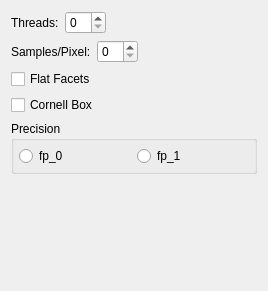
<?xml version="1.0" encoding="UTF-8"?>
<ui version="4.0">
 <class>PainterParametersWidget</class>
 <widget class="QWidget" name="PainterParametersWidget">
  <property name="geometry">
   <rect>
    <x>0</x>
    <y>0</y>
    <width>268</width>
    <height>291</height>
   </rect>
  </property>
  <property name="windowTitle">
   <string>Form</string>
  </property>
  <layout class="QVBoxLayout" name="verticalLayout">
   <item>
    <layout class="QHBoxLayout" name="horizontalLayout">
     <item>
      <widget class="QLabel" name="label">
       <property name="text">
        <string>Threads:</string>
       </property>
      </widget>
     </item>
     <item>
      <widget class="QSpinBox" name="spinBox_threads"/>
     </item>
     <item>
      <spacer name="horizontalSpacer">
       <property name="orientation">
        <enum>Qt::Horizontal</enum>
       </property>
       <property name="sizeHint" stdset="0">
        <size>
         <width>40</width>
         <height>20</height>
        </size>
       </property>
      </spacer>
     </item>
    </layout>
   </item>
   <item>
    <layout class="QHBoxLayout" name="horizontalLayout_4">
     <item>
      <widget class="QLabel" name="label_4">
       <property name="text">
        <string>Samples/Pixel:</string>
       </property>
      </widget>
     </item>
     <item>
      <widget class="QSpinBox" name="spinBox_samples_per_pixel"/>
     </item>
     <item>
      <spacer name="horizontalSpacer_4">
       <property name="orientation">
        <enum>Qt::Horizontal</enum>
       </property>
       <property name="sizeHint" stdset="0">
        <size>
         <width>40</width>
         <height>20</height>
        </size>
       </property>
      </spacer>
     </item>
    </layout>
   </item>
   <item>
    <widget class="QCheckBox" name="checkBox_flat_facets">
     <property name="text">
      <string>Flat Facets</string>
     </property>
    </widget>
   </item>
   <item>
    <widget class="QCheckBox" name="checkBox_cornell_box">
     <property name="text">
      <string>Cornell Box</string>
     </property>
    </widget>
   </item>
   <item>
    <widget class="QGroupBox" name="groupBox_precision">
     <property name="title">
      <string>Precision</string>
     </property>
     <layout class="QHBoxLayout" name="horizontalLayout_5">
      <property name="leftMargin">
       <number>5</number>
      </property>
      <property name="topMargin">
       <number>5</number>
      </property>
      <property name="rightMargin">
       <number>5</number>
      </property>
      <property name="bottomMargin">
       <number>5</number>
      </property>
      <item>
       <widget class="QRadioButton" name="radioButton_precision_0">
        <property name="text">
         <string>fp_0</string>
        </property>
       </widget>
      </item>
      <item>
       <widget class="QRadioButton" name="radioButton_precision_1">
        <property name="text">
         <string>fp_1</string>
        </property>
       </widget>
      </item>
     </layout>
    </widget>
   </item>
   <item>
    <spacer name="verticalSpacer">
     <property name="orientation">
      <enum>Qt::Vertical</enum>
     </property>
     <property name="sizeHint" stdset="0">
      <size>
       <width>20</width>
       <height>40</height>
      </size>
     </property>
    </spacer>
   </item>
  </layout>
 </widget>
 <resources/>
 <connections/>
</ui>
